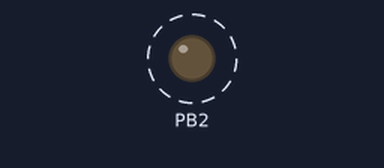
A program run on a simulated ATmega328P, built with avr-gcc and emulated at 16 MHz. Parts: output pins drawn as LEDs (lit = HIGH). Dashed ring = blinking.

Above: at 0.2 s.
Timing chart, 0 to 3.0 s (numbered marks = the images above):
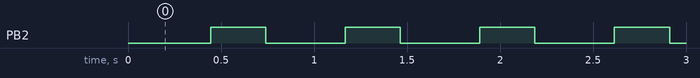

The program:

main.c
```c
// The following Code is #2 of DA2C, covering the topic of #1 (Duty Cycle) from DA2A

#define F_CPU 16000000UL              // Frequency of the board
#include <avr/io.h>
#include <util/delay.h>               // Library must include to use delays
#include <avr/interrupt.h>            // Library must be sued to include interrupts
int ocount = 0;

int main(void)
{
	DDRB |= (1 << DDB2);          		 // Setting LED 2 as the output
	TCCR0A = 0;							 // Used to verify we are in normal mode
	TIMSK0 |= (1 <<TOIE0);				 // Setting a 1 to TIMSK0 which will enable overflow interrupt
	TCNT0 = 0xFF;                        // Set TCNT to 0xFF
	sei();                               // Set Global Interrupt Enable
	TCCR0B |= (1 << CS02) | (1 << CS00); // Prescaler set to 1024

	while(1)
	{
		// Infinite while loop waiting on interrupt
	}

}
ISR (TIMER0_OVF_vect)               // Timer0 overflow interrupt
{
	while((TIFR0 & 0x02) == 2)      // While timer interrupt flag is equal to 2 loop
	{
		TCNT0 = 0xFF;               // TCNT0 set to 0xFF
		TIFR0 = 0x02;               // TIFR0 is 0x02 so OCF0A is set due to compare match
		ocount++;                   // Increment overflow counter

		if (ocount <= 18)           // If overflow counter < 18, keep LED OFF (40%)
		PORTB = (0 << DDB2);        // Turn OFF LED

		else if (ocount >= 27)      // If overflow counter is >= 27, LED ON (60%)
		PORTB = (1 << DDB2);        // Turn ON LED

		if (ocount == 44)           // If overflow counter is equal to 44, reset overflow counter
		ocount = 0;                 // Overflow counter reset to 0 so operation will restart
	}
}
```

Measured:
- by itself, PB2: alternates HIGH for 0.30 s and LOW for 0.43 s
